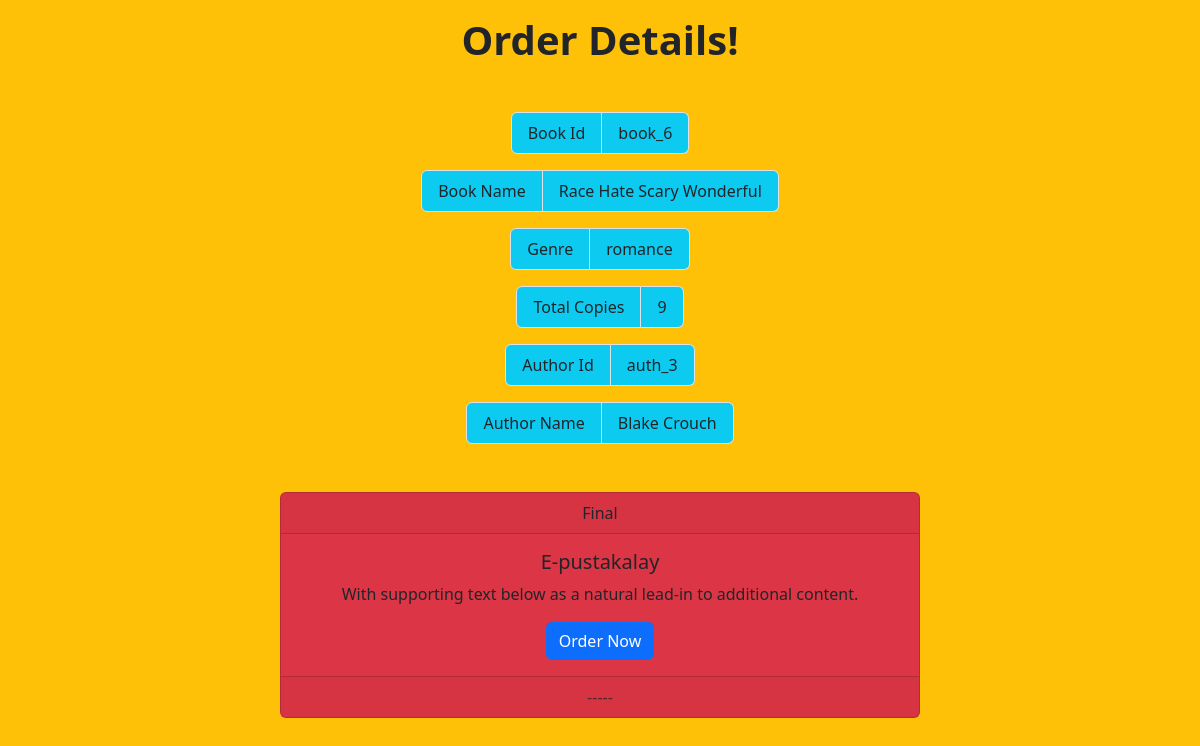
The app's page /order/7, older data.
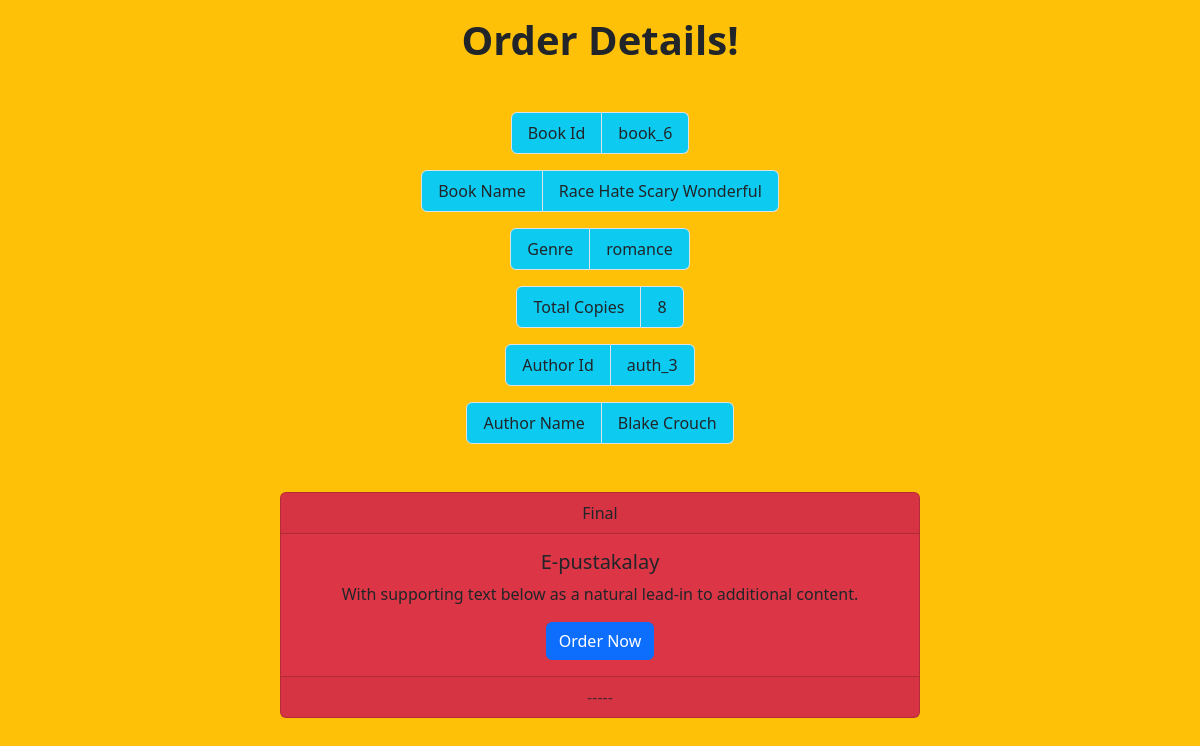
The same page, newer data.
### management/models.py (models this page shows, shortened)
class Book2Auth(models.Model) :
    book = models.ForeignKey('Book',on_delete=models.CASCADE)
    auth =  models.ForeignKey('Author', on_delete=models.CASCADE)
    def final_order_url(self) :
        return reverse("userapp:order_final", kwargs={"pk":self.pk})

class Book(models.Model) :
    bookId = models.CharField(max_length=10, primary_key=True)
    bookName = models.CharField(max_length=50)
    genres = models.CharField(max_length=50, default='NIL')
    copies = models.IntegerField()

class Author(models.Model) :
    authId = models.CharField(max_length=10, primary_key=True)
    authName = models.CharField(max_length=30)

### user/views.py (the view)
# urls.py: path('order/<int:pk>', views.order_book, name='order_book'),
def order_book(request, pk) :
    order = Book2Auth.objects.get(pk=pk)
    context = {'order':order}
    return render(request, 'user/order_book.html', context)

### user/templates/user/order_book.html (shortened to what this page needs)
<!DOCTYPE html>
<html lang="en">
	<head>
		<link
			href="https://cdn.jsdelivr.net/npm/bootstrap@5.3.0-alpha1/dist/css/bootstrap.min.css"
			rel="stylesheet"
		/>
	</head>
	<body class="bg-warning text-center">
		<h1 class="text-dark mt-3 mb-5 fw-bold ">Order Details!</h1>
		<div class="d-flex justify-content-center mt-5">
			<ul class="list-group list-group-horizontal">
				<li class="list-group-item bg-info">Book Id</li>
				<li class="list-group-item bg-info">{{order.book.bookId}}</li>
			</ul>
		</div>
		<div class="d-flex justify-content-center mt-3">
			<ul class="list-group list-group-horizontal">
				<li class="list-group-item bg-info">Book Name</li>
				<li class="list-group-item bg-info">{{order.book.bookName}}</li>
			</ul>
		</div>
		<div class="d-flex justify-content-center mt-3">
			<ul class="list-group list-group-horizontal">
				<li class="list-group-item bg-info">Genre</li>
				<li class="list-group-item bg-info">{{order.book.genres}}</li>
			</ul>
		</div>
		<div class="d-flex justify-content-center mt-3">
			<ul class="list-group list-group-horizontal">
				<li class="list-group-item bg-info">Total Copies</li>
				<li class="list-group-item bg-info">{{order.book.copies}}</li>
			</ul>
		</div>
		<div class="d-flex justify-content-center mt-3">
			<ul class="list-group list-group-horizontal">
				<li class="list-group-item bg-info">Author Id</li>
				<li class="list-group-item bg-info">{{order.auth.authId}}</li>
			</ul>
		</div>
		<div class="d-flex justify-content-center mt-3 mb-5">
			<ul class="list-group list-group-horizontal">
				<li class="list-group-item bg-info">Author Name</li>
				<li class="list-group-item bg-info">{{order.auth.authName}}</li>
			</ul>
		</div>
		<div class="d-flex justify-content-center m-5">
			<div class="card text-center bg-danger" style="width: 40rem">
				<div class="card-header">Final</div>
				<div class="card-body">
					<h5 class="card-title">E-pustakalay</h5>
					<p class="card-text">
						With supporting text below as a natural lead-in to additional
						content.
					</p>
					<a href="{{order.final_order_url}}" class="btn btn-primary"
						>Order Now</a
					>
				</div>
				<div class="card-footer text-muted">-----</div>
			</div>
		</div>
	</body>
</html>

Row changes from the older to the newer data that the page shows:
changed through a linked row, Book2Auth "book_6": book.copies "9" → "8"
